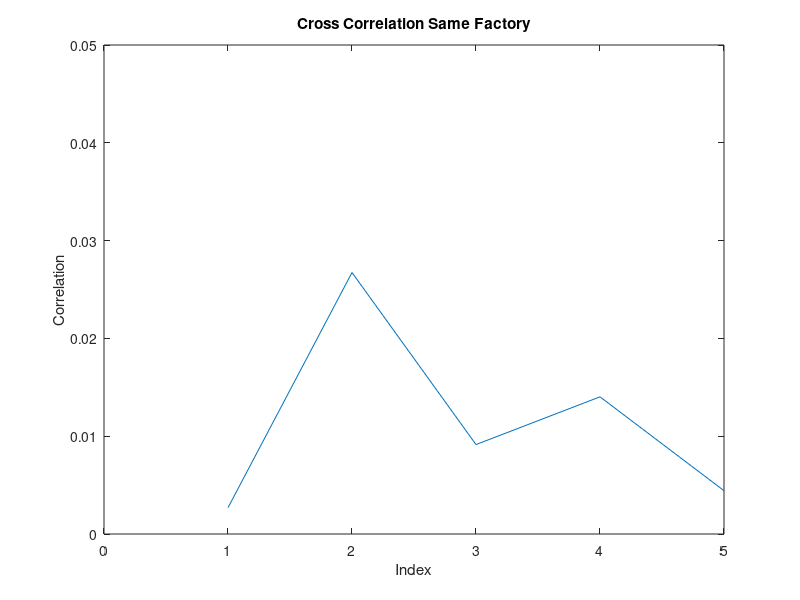

Write the MATLAB code that produced this figure.
%Cross Correlation (Same factory: fixed F)
%Uniform distribution of random variables

%given values
lambdaF = 0.1;
lambdaL = 0.3;
lambdaM = 1.0;
lambdaO = 0.3;
lambdaA = 0;

xF = -100:100;
xL = -100:100;
xM = 200:1000;
xO = 0:100;
xA = -100:0;

xFmin = -100;
xFmax = 100;
xLmin = -100;
xLmax = 100;
xMmin = 200;
xMmax = 1000;
xOmin = 0;
xOmax = 100;
xAmin = -100;
xAmax = 0;

%initialize fixed values
fixedF = 0;
fixedL = 0;
fixedM = 0;

%do 5 times
for k = 1:5
    %PPN vector (consisting of 4096 integers)
    for j = 1:4096
        %set fixed value
        for i = 1:2

            randomF = (xFmax - xFmin) * rand + xFmin;
            randomL = (xLmax - xLmin) * rand + xLmin;
            randomM = (xMmax - xMmin) * rand + xMmin;
            randomO = (xOmax - xOmin) * rand + xOmin;
            randomA = (xAmax - xAmin) * rand + xAmin;

            if i == 1
                fixedF = randomF;
                ppn1(j,:) = lambdaF*fixedF + lambdaL*randomL + lambdaM*randomM + lambdaO*randomO + lambdaA*randomA;
            else
                ppn2(j,:) = lambdaF*fixedF + lambdaL*randomL + lambdaM*randomM + lambdaO*randomO + lambdaA*randomA;
            end
        end
    end
    
    selfCorr(k,:) = k;
    selfCorr(k,2) = abs(corr(ppn1,ppn2));
    
end

%plot correlation
plot(selfCorr(:,1),selfCorr(:,2))
ylim([0 0.05])
xlim([0 5])
xlabel('Index')
ylabel('Correlation')
title('Cross Correlation Same Factory')

%selfCorr = abs(corr(ppn1,ppn2))


